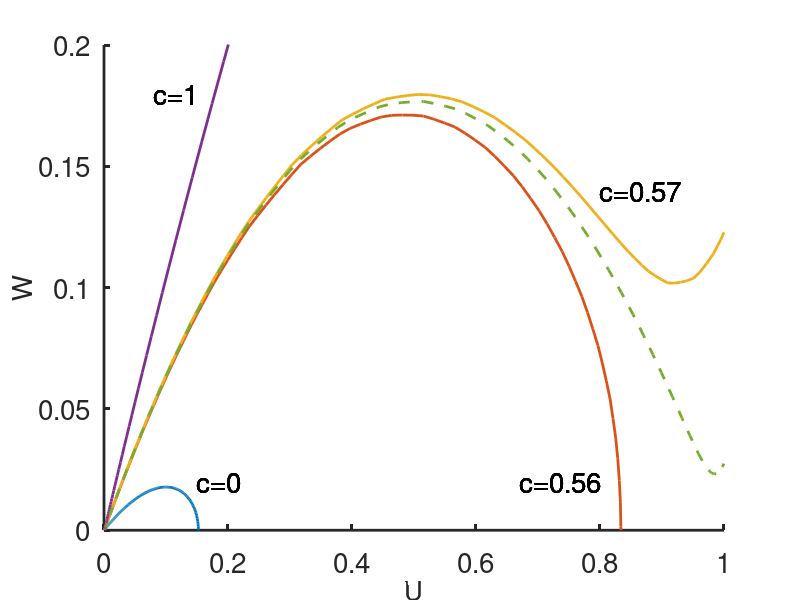
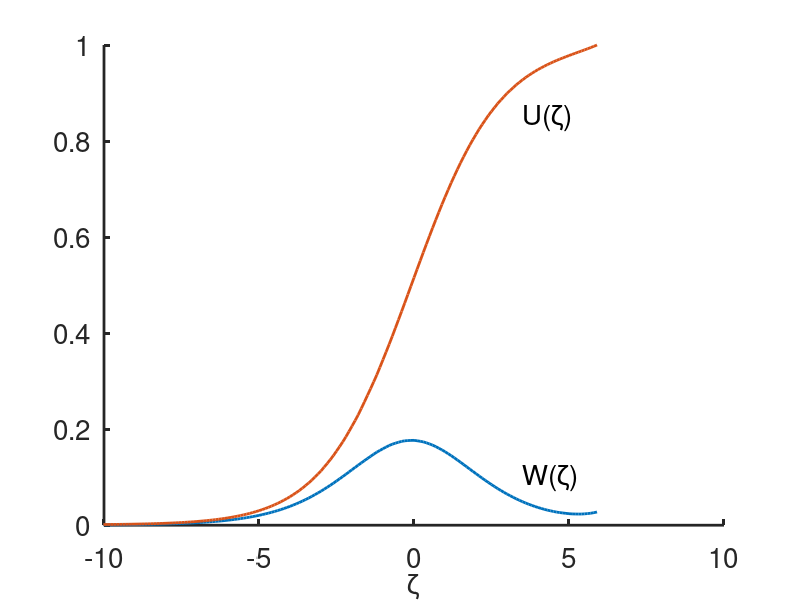

The MATLAB script that drew these images, in order:

%  -------------------------------------------------------------------
%
%  Plot some solutions of the bistable equation for different values of 
%  c. A demonstration of how shooting can work to find the wave speed.
%  Correct wave speed is (1-2*alp)/(sqrt(2)) = 0.56568542.
%
%   For Chapter 6, Figure 6.3 of
%   Keener and Sneyd, Mathematical Physiology, 3rd Edition, Springer.
%
%   Written by James Keener and James Sneyd
%
%  -------------------------------------------------------------------

function bistable_waves_pp

 clear all; close all; clc;
 set(0,                           ...
   'defaultaxesfontsize', 20,   ...
   'defaultaxeslinewidth', 2.0, ...
   'defaultlinelinewidth', 2.0, ...
   'defaultpatchlinewidth', 0.7);

global alf c

alf = 0.1;
clist = [0;0.56;0.57;1;0.5665984]
for j = 1:5
    c = clist(j);
    
    lam = (-c+sqrt(c^2+4*alf))/2;
    u0 = 0.001;
    w0 = lam*u0;
    
    s = [u0;w0];
    tstep = 0.1;
    t_end = 25;
    
    tspan = [ 0:tstep:t_end];
    [T,S] = ode23s(@deRHS,tspan,s,odeset('Events',@events));
    
    figure(1)
    if (j<5)
        plot(S(:,1),S(:,2),'linewidth',2)
        hold on
        axis([0 1 0 0.2])
    else
        plot(S(:,1),S(:,2),'--','linewidth',2)
        xlabel('U','fontsize',20)
        ylabel('W','fontsize',20)
    end
    text(0.08,0.18,'c=1','fontsize',20)
    text(0.15,0.02,'c=0','fontsize',20)
    text(0.67,0.02,'c=0.56','fontsize',20)
    text(0.8,0.14,'c=0.57','fontsize',20)
    box off
end
hold off

[tmx,tj] = max(S(:,2));
tshift = T(tj);
figure(2)
    plot(T-tshift,S(:,2),T-tshift,S(:,1),'linewidth',2)
    text(3.5,0.1,'W(\zeta)','fontsize',20)
    text(3.5,0.85,'U(\zeta)','fontsize',20)
    xlabel('\zeta','fontsize',20)
    axis([-10 10 0 1])
    box off

end % of main

 %%%%%%%%%%%%%%%%%%%%%%%%%%%%%%%%%%%%
function s_prime=deRHS(t,s)
global alf c
v = s(1);
w = s(2);

Fv = w;
Fw = c*w-v*(1-v)*(v-alf);

s_prime = [Fv Fw]';
end

%%%%%%%%%%%%%%%%%%%%%%%%%%%%%%%%%%%
% event function
function [value,isterminal,direction]=events(t,s)
v = s(1);
w = s(2);

value = w*(1-v);
isterminal = 1;
direction = 0;
end
